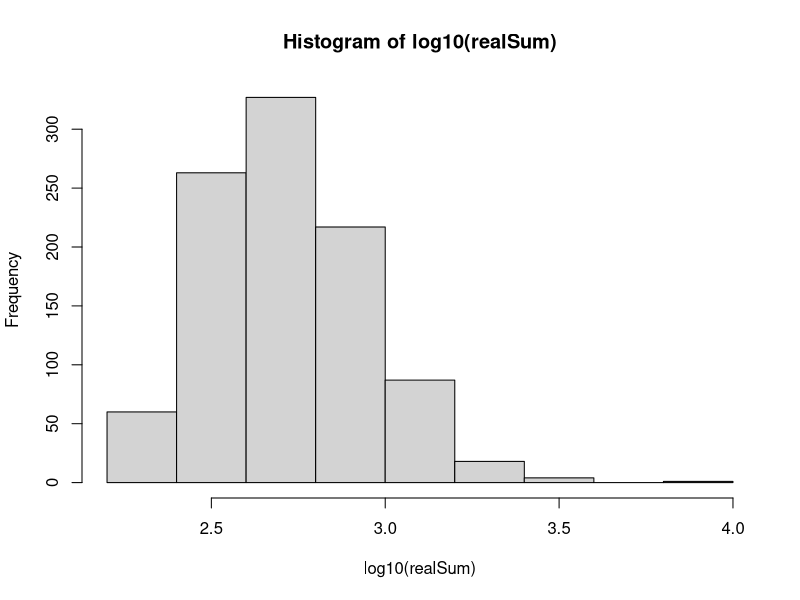
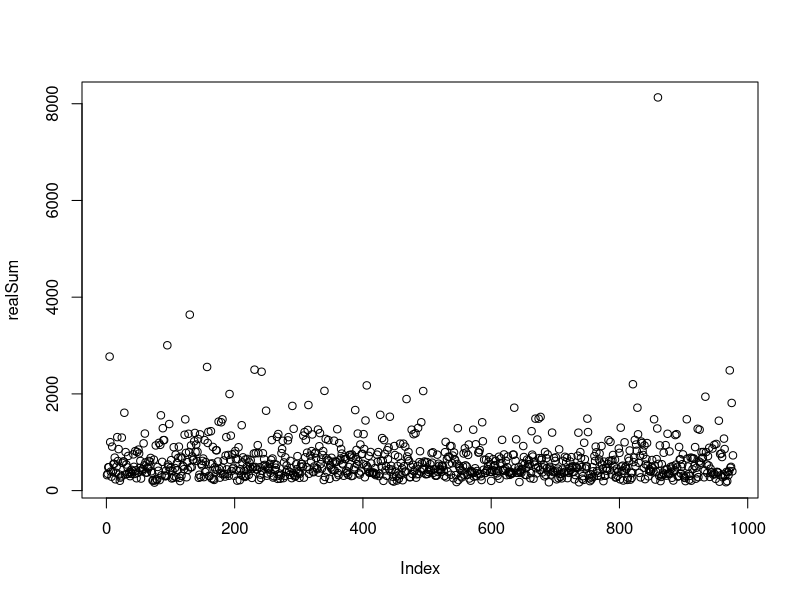
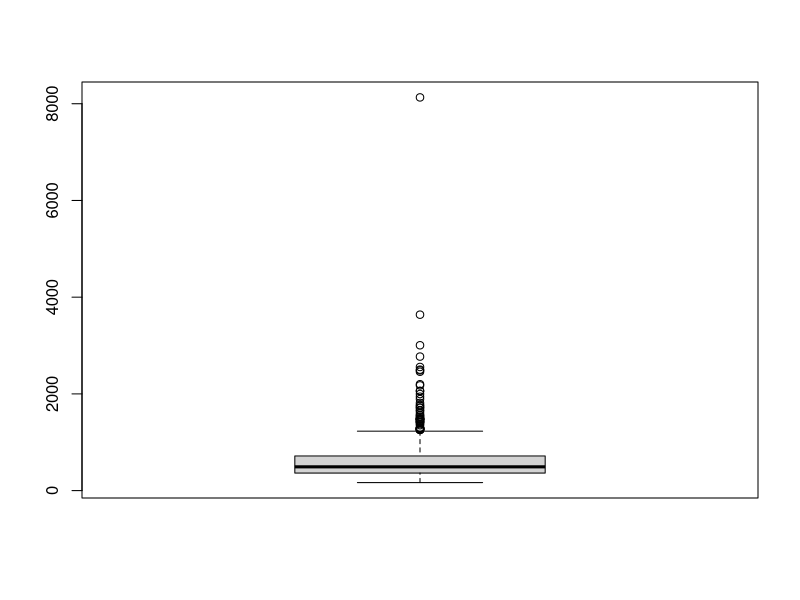
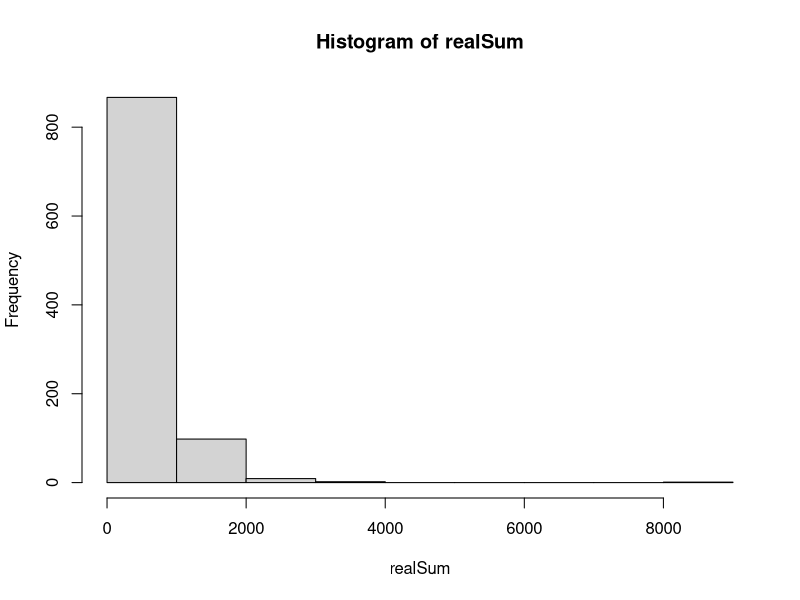
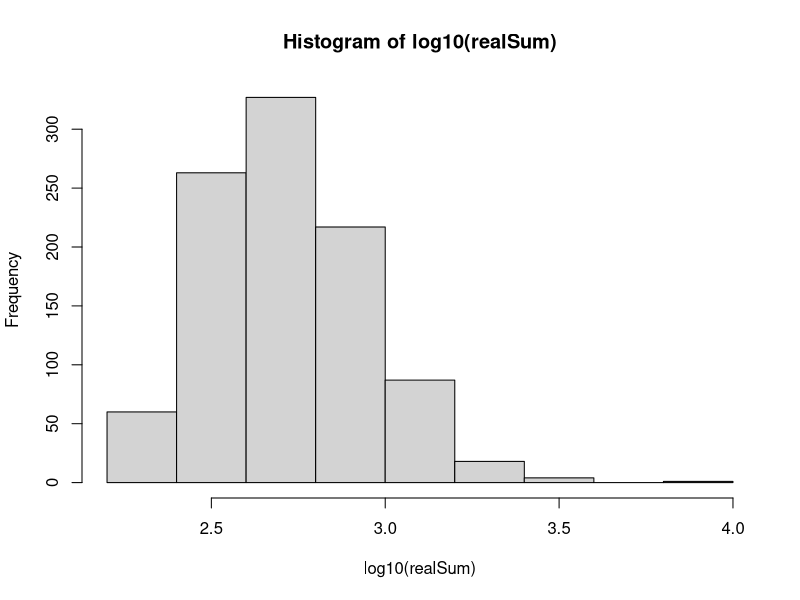
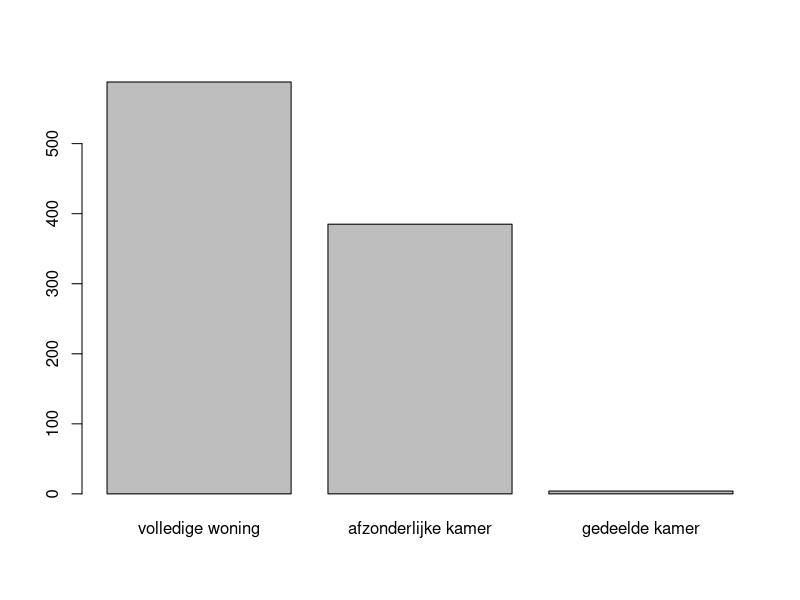
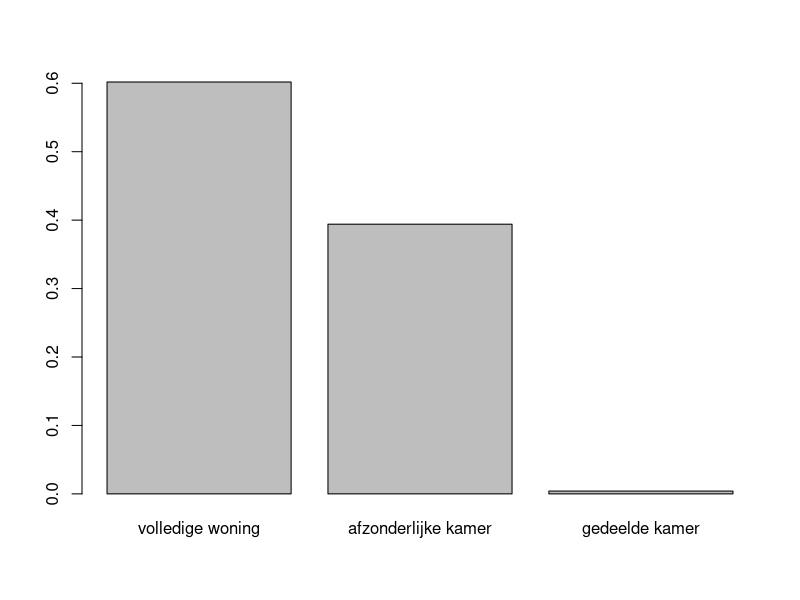
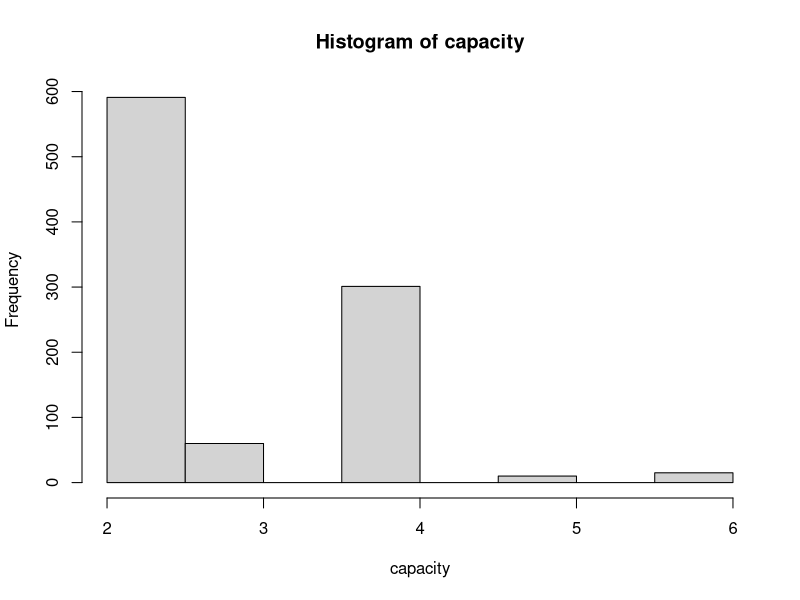

Reproduce these figures in R, in order. (Note: this script raises an error after producing the figures.)
### 0) Extra QoL functies ######################################################
clear_envir <- function() {rm(list = ls(.GlobalEnv)[ls(.GlobalEnv) != "airbnb" & ls(.GlobalEnv) != "clear_envir"], envir = .GlobalEnv)}

### 1) Gegevens inlezen en manipuleren #########################################
#laat aub staan voor nu: ~/2e Bachelor/stat404/stat_project_2023/airbnb.csv
airbnb <- read.csv2("airbnb.csv", sep="", stringsAsFactors=TRUE)
range_attr  = max(airbnb$attr)-min(airbnb$attr)
range_rest  = max(airbnb$rest)-min(airbnb$rest)
airbnb$attr = 1 + 9*((airbnb$attr - min(airbnb$attr)) / range_attr)
airbnb$rest = 1 + 9*((airbnb$rest - min(airbnb$rest)) / range_rest)
airbnb$lat  = NULL
airbnb$lng  = NULL
airbnb$room = factor(airbnb$room, levels = c(1,2,3), labels = c("volledige woning","afzonderlijke kamer", "gedeelde kamer"))
airbnb$host = factor(airbnb$host, levels = c(0,1,2), labels = c("enige beschikbare woning", "2 tot 4 beschikbare woningen", "meer dan 4 beschikbare woningen"))

clear_envir()
attach(airbnb)


### 2) Gegevens verkennen #####################################################

summary(airbnb)

# 1: realSum
# Kwantitatief, continu (positief)
hist(log10(realSum))
summary(log10(realSum))
mean(realSum)
median(realSum)
sd(realSum)
range(realSum)
plot(realSum) # 1 zeer duidelijke uitschieter
boxplot(realSum)
hist(realSum) # zeer rechtsscheef
hist(log10(realSum)) # iets "normaler" verdeeld

# 2: room 
# Kwalitatief, nominaal
summary(room)
table(room) # zeer weinig gedeelde kamers
table(room)/length(room)
barplot(table(room))
barplot(table(room)/length(room))

# 3: capacity
# Kwantitatief, discreet (positief)
summary(capacity)
table(capacity)
hist(capacity)
table(capacity)/length(capacity)
barplot(table(capacity))
barplot(table(capacity)/length(capacity))

# 4: bedrooms
# Kwantitatief, discreet (positief)
summary(bedrooms)
table(bedrooms)
table(bedrooms)/length(bedrooms)
barplot(table(bedrooms))
barplot(table(bedrooms)/length(bedrooms))

# 5: dist
# Kwantitatief, continu (positief)
hist(dist) # duidelijk rechtsscheef 
hist(log10(dist))  # duidelijk linksscheef
summary(dist)  # er zijn niet meteen uitschieters, behalve na de logtransf is er een lage waarde
range(dist)
range(dist)[2]-range(dist)[1]
cov(realSum, dist)  # sterk omgekeerd evenredig verband; (kleine afstand = hoge prijs)

# 6: metro
# Kwantitatief, continu (positief)
hist(metro) # rechtsscheef met meeste gegevens links (kleine afstand)
hist(log10(metro)) # lijkt een beetje normaal, maar heeft toch een kleine linkerstaart
summary(metro)
range(metro)     
range(metro)[2]-range(metro)[1] # minder spreiding dan dist
cov(realSum, metro) # een kleinere afstand zal een hogere prijs met zich meetrekken, maar minder erg dan bij dist

# 7: attr
# Kwantitatief, continu (tussen 1 en 10)
hist(attr) # zeer rechtsscheef
hist(log10(attr)) # minder rechtsscheef, maar nog steeds niet normaal
summary(attr)
range(attr)
range(attr)[2]- range(attr)[1] # de attr ligt per constructie tussen 1 en 10
cov(realSum, attr) # hoe hoger de attr score, hoe hoger de prijs

# 8: rest
# Kwantitatief, continu (tussen 1 en 10)
hist(rest) # rechtsscheef
hist(log10(rest)) # symmetrisch met zware staarten
summary(rest)
range(rest)
range(rest)[2]- range(rest)[1] # de rest ligt per constructie tussen 1 en 10
cov(realSum, rest) # er is duidelijk een positieve samenhang tussen de prijs en de restaurantscore

# 9: host
# Kwalitatief, ordinaal
# Meeste verblijven hebben een gastheer die maar één woning ter beschikking heeft
table(host)
x = barplot(table(host), main = "Aantal beschikbare woningen van de gastheer\nbij een woning", names.arg = c("1", "2-4", ">4"), col = c("snow2", "snow3", "snow4"), ylim = c(0,max(table(host))*1.15), space = 0)
text(x, table(host)+30, labels = as.character(y))
pie(table(host), main = "Aantal beschikbare woningen van de gastheer\nbij een woning", labels = c("1", "2-4", ">4"))

# 10: cleanliness
# Kwalitatief, ordinaal (tussen 1 en 10)
# REDEN: modale score van 1-10, maar een 9 is niet per-se "properder" dan een 8,
#   maar de huurders hebben dit in het algemeen wel zo ervaren.
#   Dit is dus minder een meetwaarde, maar eerder een categorische veranderlijke
# Zeer linksscheef, meer dan de helft geeft "10"
# Exponentieel verdeeld?
table(cleanliness)
hist(cleanliness, col = c("snow2", "snow3"))

# 11: satistfaction
# Kwantitatief, continu (tussen 1 en 10)
# REDEN: terwijl cleanliness kwalitatief zou zijn, lijkt satisfaction mij toch
#   eerder een "gemeten waarde." Het lijkt mij hier een afgeronde continue
#   waarde, die inderdaad "meet" hoe satisfied een huurder is.
# Opnieuw zeer linksscheef
# Exponentieel verdeeld?
hist(satisfaction, breaks = 1:10, col = c("snow2", "snow3"))
hist(airbnb[satisfaction>=7,11], breaks = seq(7, 10, 0.2), col = c("snow2", "snow3"), main = "Histogram van de satisfaction scores tussen 7 en 10")
table(floor(satisfaction))
sd(realSum, capacity, bedrooms, dist, metro, attr, rest, cleanliness)
sd(realSum)
sd(capacity)
sd(bedrooms)
sd(dist)
sd(metro)
sd(attr)
sd(rest)
sd(cleanliness)
range(cleanliness)[2]-range(cleanliness)[1]


### 3) Inferentiele statistiek #################################################

# Vergelijking gemiddelde kost tussen 2023 en 2019
t.test(x= realSum, mu = 620) #cls geldig voor n = 977

# Particuliere versus Professionele aanbieders
part= as.numeric(table(host))[1]
npart = as.numeric(table(host))[2] + as.numeric(table(host))[3]
#chisq.test(x= c(part, npart ))
prop.test(part, part+npart, 0.5, alternative = c("two.sided"))
#prop.test(npart, part+npart, 0.5, alternative = c("two.sided"))
#n = length(host[host=='enige beschikbare woning'])
#w = length(host[host!= 'enige beschikbare woning'])
#m = length(host)
#p0 = (n*(n/m)+ w*(w/m))/(n+w)
#pnorm( q = ((n/m)-0.5)/sqrt((1/4)/m), lower.tail= FALSE)
#pnorm((n/m - w/m)/sqrt(p0*(1-p0)*(1/n + 1/w)), lower.tail = FALSE)    IS dit nog nodig?


## Test Poisson verdeling op beschikbare slaapkamers
# Methode zoals op p.293-295
lambda_hat  <- mean(bedrooms)  # Schatting lambda
nul = length(bedrooms[bedrooms == 0])
een = length(bedrooms[bedrooms == 1])
twee = length(bedrooms[bedrooms == 2])
drie = length(bedrooms[bedrooms == 3])
vier = length(bedrooms[bedrooms == 4 ]) + length(bedrooms[bedrooms == 5])
#cochranregel nu wel voldaan
frequencies <- c(nul, een , twee, drie, vier)
categories  <- c(0, 1, 2, 3, 4)
expected    <- dpois(categories, lambda=lambda_hat) * sum(frequencies)
estimated_value_count <- 1
degrees_of_freedom <- length(categories) - estimated_value_count - 1  # p.294

# chi-kwadraat statistiek met als verwachte kansen die voor een poisson
# verdeling met geschatte lambda = gemiddelde waarde
chisq_bedrooms  <- sum((frequencies - expected)^2/expected)
pvalue_bedrooms <- pchisq(q = chisq_bedrooms, df = degrees_of_freedom, lower.tail = F)
print("p-waarde: poisson verdeling bedrooms"); print(pvalue_bedrooms)
# RESULTAAT: p-waarde erg klein.
#Met aan zekerheid grenzende waarschijnlijkheid NIET poisson verdeeld.
#veel korter:
chisq.test(frequencies, p = dpois(0:4, lambda_hat), rescale.p = TRUE)
#977 observaties ==> chisq verwerpt zeer snel


### 3.3.2 Gemiddelde kost

## 1)
# realSum met capacity 2 testen waarbij cleanliness == 10 of niet
clean = na.omit(realSum[capacity==2 & cleanliness==10])
nclean = na.omit(realSum[capacity==2 & cleanliness!=10])
length(clean)
length(nclean)
# ==> CLS is voldaan
shapiro.test(clean)
shapiro.test(nclean)
# ==> allebei met aan z.g.w. niet normaal verdeeld
t.test(clean, nclean, var.equal = FALSE)
# Er blijkt een randgeval te zijn, geen conclusie.

## 2)
# realSum met capacity 2 testen waarbij host == "enige beschikbare woning" of niet
niet.enige = na.omit(realSum[capacity==2 & host!="enige beschikbare woning"])
enige = na.omit(realSum[capacity==2 & host=="enige beschikbare woning"])
length(enige)
length(niet.enige)
# ==> CLS voldaan
qqnorm(enige); qqline(enige)
qqnorm(niet.enige); qqline(niet.enige)
shapiro.test(enige)
shapiro.test(niet.enige)
# ==> allebei met aan z.g.w. niet normaal verdeeld
t.test(enige, niet.enige, var.equal = FALSE)
# Op basis van de steekproef blijkt dat er een aanwijzing is dat er een
# verschil in kost zou zijn.

## 3)
# realSum met capacity 2 testen waarbij room == "volledige woning" of niet
length(na.omit(realSum[capacity==2 & room=='volledige woning']))
length(na.omit(realSum[capacity==2 & room!='volledige woning']))
# ==> CLS is voldaan
shapiro.test(realSum[capacity==2 & room=='volledige woning'])
shapiro.test(realSum[capacity==2 & room!='volledige woning'])
# ==> allebei met aan z.g.w. niet normaal verdeeld
t.test(realSum[capacity==2 & room=='volledige woning'],
       realSum[capacity==2 & room!='volledige woning'],
       var.equal = FALSE)
# Er is met aan z.g.w. een verschil in de kosten.


### 3.3.3 associatie met de verschillende veranderlijken

###normaliteit nagaan

shapiro.test(realSum)

cor.test(realSum, dist, method = c("spearman"), exact = FALSE) #waarschijnlijk afhankelijk
cor.test(realSum, metro, method = c("spearman"), exact = FALSE) #waarschijnlijk afhankelijk
cor.test(realSum, attr, method = c("spearman"), exact = FALSE)#waarschijnlijk afhankelijk
cor.test(realSum, rest, method = c("spearman"), exact = FALSE)#waarschijnlijk afhankelijk
cor.test(realSum, satisfaction, method = c("spearman"), exact = FALSE) #waarschijnlijk afhankelijk

#Hier wordt de correlatie tussen realSum en de andere variabele geplot

plot(dist, realSum, xlab='Afstand tot het stadscentrum(km)', ylab='Totale kostprijs');abline(lm(realSum ~ dist), col = "red") 
plot(metro, realSum, xlab='Afstand tot dichtstbijzijnde metro-halte (km)', ylab='Totale kostprijs');abline(lm(realSum ~ metro), col = "red")
plot(attr, realSum, xlab='Attractiescore, nabijheid van bezienswaardigheden', ylab='Totale kostprijs');abline(lm(realSum ~ attr), col = "red")
plot(rest, realSum, xlab='Restaurantscore, nabijheid van restaurants', ylab='Totale kostprijs');abline(lm(realSum ~ rest), col = "red")
plot(satisfaction, realSum, xlab='Tevredenheid van de gasten (op 10)', ylab='Totale kostprijs');abline(lm(realSum ~ satisfaction), col = "red")
plot(cleanliness, realSum, xlab='Modale score voor netheid van het verblijf volgensgasten (op 10)', ylab='Totale kostprijs');abline(lm(realSum ~ cleanliness), col = "red")
plot(capacity, realSum, xlab='Maximaal aantal gasten', ylab='Totale kostprijs');abline(lm(realSum ~ capacity), col = "red")
plot(bedrooms, realSum, xlab='Aantal beschikbare slaapkamers in het verblijf', ylab='Totale kostprijs');abline(lm(realSum ~ bedrooms), col = "red")
plot(room, realSum, xlab ='Soort verblijf', ylab='Totale prijs')
plot(host, realSum, xlab='Type verhuurder', ylab = 'Totale prijs')

n = 977
R = cor(realSum, metro, method='spearman')
2*pt(abs(R*(sqrt(n-2))/sqrt(1-R^2)), 975, lower.tail = F)

som = cut(realSum, breaks = quantile(realSum, probs= seq(0,1,1/4)), labels = c("laag", "middel-laag", "middel-hoog", "hoog"))
proper = cut(cleanliness, breaks = c(0, 7.5, 8.5, 9.5, 10.5), labels = c("2-7","8","9","10"))
p = table(som, proper)
chisq.test(p)
chisq.test(p)$expected
#capacity = cut(capacity, breaks = )
cap = cut(capacity, breaks = c(-0.5, 2.5, 3.5, 4.5, 6.5), labels = c('Jos','Dirk', 'Anja', 'André'))
p = table(som, cap)
chisq.test(p)$expected
chisq.test(p)

bed = cut(bedrooms, breaks = c(-0.5, 0.5, 1.5, 2.5, 6), labels = c('geef','da', 'deftige', 'namen'))
p = table(som, bed)
chisq.test(p)$expected
chisq.test(p)

slagroom = cut(as.numeric(room),  breaks = c(0.5, 1.5, 3.5), labels = c('volledige woning', 'kamer'))
p = table(som, slagroom)
chisq.test(p)$expected
chisq.test(p)

p = table(som, host)
chisq.test(p)$expected
chisq.test(p)


#3.3.4 Verklaren van de opbrengsten
simpelmodel1 = lm(realSum~attr); simpelmodel1
par(mfrow = c(2,2))
plot(simpelmodel1)
par(mfrow = c(1,1))
summary(simpelmodel1)

simpelmodel2 = lm(log10(realSum)~log10(attr)); simpelmodel2
par(mfrow = c(2,2))
plot(simpelmodel2)
par(mfrow = c(1,1))
summary(simpelmodel2)

y_hat = simpelmodel1$fitted.values
x_i = simpelmodel1$model[ ,2]
y_i = simpelmodel1$model[ ,1]

y_hat2 = simpelmodel2$fitted.values
x_i2 = simpelmodel2$model[ ,2]
y_i2 = simpelmodel2$model[ ,1]

par(mfrow = c(1,2))
betrouwb = predict( simpelmodel1, interval = "confidence" , level = 0.95)
predictie = predict( simpelmodel1, interval = "prediction" , level = 0.95)
plot ( realSum ~ attr)
abline( simpelmodel1 , col = "red")
lines(sort(x_i), betrouwb[order(x_i) ,2] , col = "blue")
lines(sort(x_i), betrouwb[order(x_i) ,3] , col = "blue")
lines(sort(x_i), predictie[order(x_i) ,2] , col = "green")
lines(sort(x_i), predictie[order(x_i) ,3] , col = "green")

betrouwb2 = predict( simpelmodel2, interval = "confidence" , level = 0.95)
predictie2 = predict( simpelmodel2, interval = "prediction" , level = 0.95)
plot( log10(realSum) ~ log10(attr))
abline( simpelmodel2 , col = "red")
lines(sort(x_i2), betrouwb2[order(x_i2) ,2] , col = "blue")
lines(sort(x_i2), betrouwb2[order(x_i2) ,3] , col = "blue")
lines(sort(x_i2), predictie2[order(x_i2) ,2] , col = "green")
lines(sort(x_i2), predictie2[order(x_i2) ,3] , col = "green")
par(mfrow = c(1,1))

model = lm(realSum~satisfaction+rest+attr+metro+dist)
summary(model)
model = update(model ,.~. -rest )
summary(model)
model = update(model ,.~. -metro )
summary(model)

par(mfrow = c(2,2))
plot(model)
par(mfrow = c(1,1))


logmodel = lm(log10(realSum)~satisfaction+rest+attr+metro+dist)
summary(logmodel)
logmodel = update(logmodel ,.~. -rest )
summary(logmodel)

par(mfrow = c(2,2))
plot(logmodel)
par(mfrow = c(1,1))

logattrmodel = lm(realSum~satisfaction+log10(attr)+dist)
summary(logattrmodel)
logattrmodel = update(model ,.~. -dist )
summary(logattrmodel)#dit model verwerpen door een te lage adj R squared

logrestmodel = lm(realSum~satisfaction+log10(rest)+attr+dist)
summary(logrestmodel) #rest is zelf significant

onsmodel = lm(log10(realSum)~satisfaction+log10(attr)+dist)
summary(onsmodel)

par(mfrow = c(2,2))
plot(onsmodel)
par(mfrow = c(1,1))

onsmodelzonderoutliers = lm(log10(realSum)~satisfaction+log10(attr)+dist, data = airbnb[-c(860),])
summary(onsmodelzonderoutliers)

par(mfrow = c(2,2))
plot(onsmodelzonderoutliers)
par(mfrow = c(1,1))#outlier heeft weinig effect

onsmodel = lm(log10(realSum)~satisfaction+log10(attr)+dist)
summary(onsmodel)

dommy = room == "volledige woning"
table(dommy)
onsmodel = update(onsmodel, .~.*dommy)
summary(onsmodel)
onsmodel = update(onsmodel, .~.-satisfaction:dommy)
summary(onsmodel)#dit model is goed
